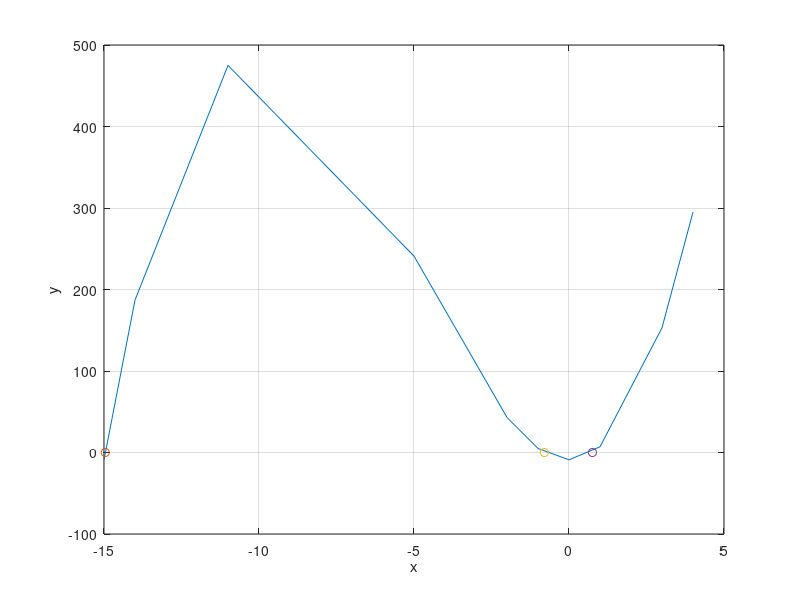

MATLAB code to generate this figure:
x = [-15, -14, -11,-5, -2, -1, 0, 1, 3, 4];
%y = x.^3+15*x.^2-9
p = [1 15 0 -9];
y=polyval(p ,x);
figure(3);
plot(x, y);
grid; 
xlabel('x');
ylabel('y');
hold on;
r = roots(p);
%sizeof(r);
plot(r(1), 0, 'o');
plot(r(2), 0, 'o');
plot(r(3), 0, 'o');
% plot(r(4), 0, 'o');
